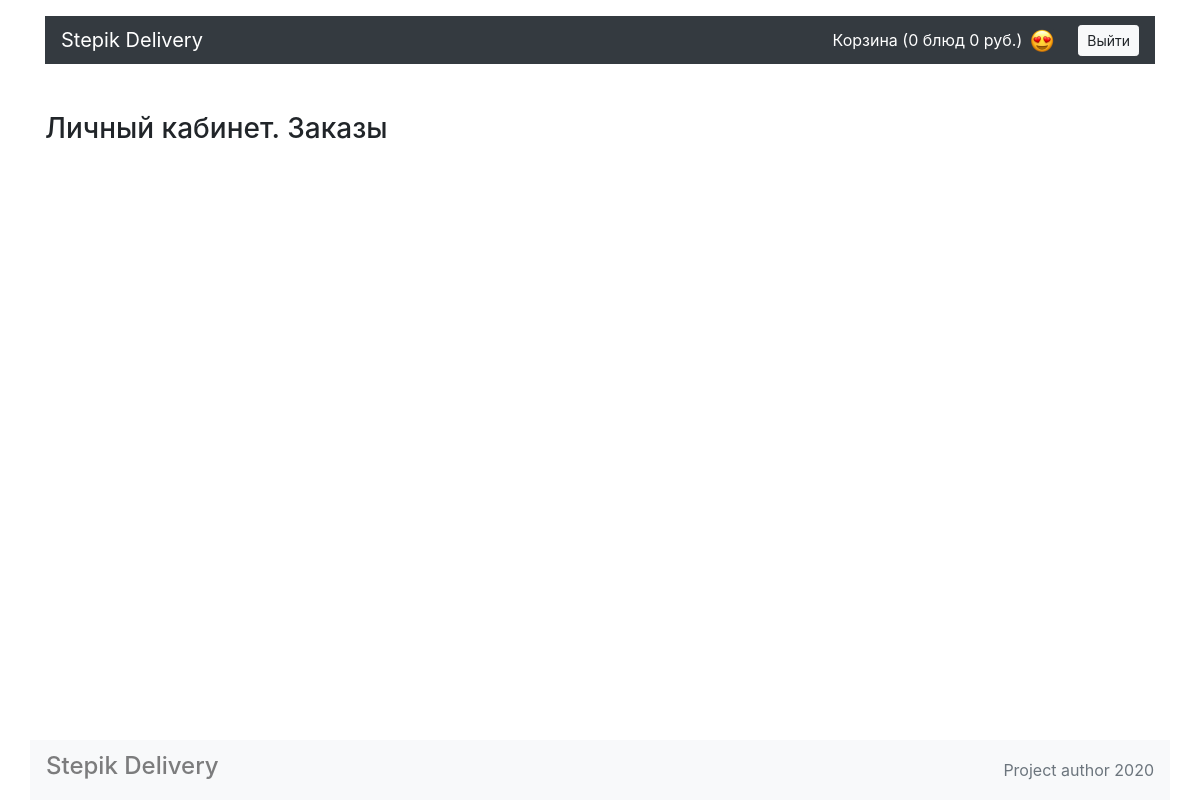
/account/ (signed in), run on an earlier commit of the app's database.
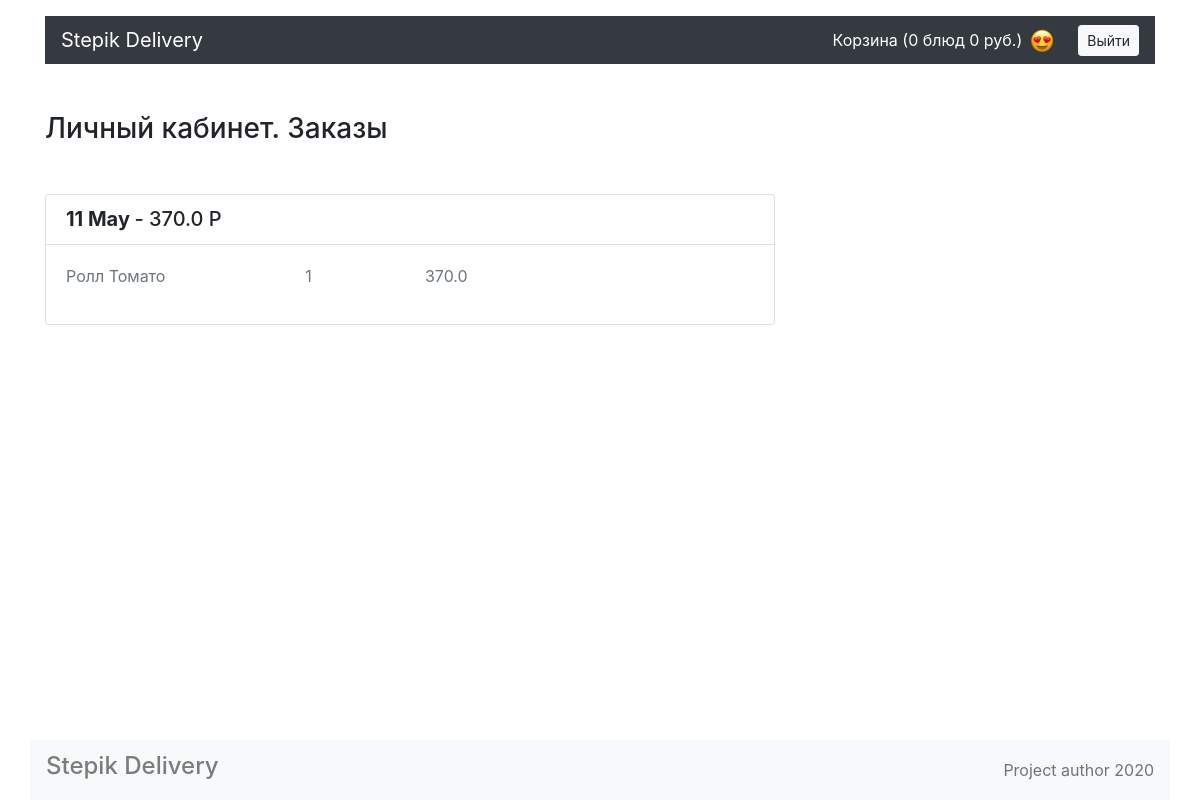
And on a later commit of the database.
### models.py (models this page shows)
class Orders(db.Model):
    __tablename__ = 'orders'
    id = db.Column(db.Integer, primary_key=True)
    date = db.Column(db.DateTime, default=datetime.now(pytz.timezone('Europe/Moscow')))
    amount = db.Column(db.Float())
    status = db.Column(db.String(100))
    phone = db.Column(db.String(15))
    address = db.Column(db.String(255))
    user_id = db.Column(db.Integer, db.ForeignKey('user.id'))
    user = db.relationship('User', back_populates="orders")
    food = db.relationship('Food', secondary=foot_order, back_populates="orders")

class Food(db.Model):
    __tablename__ = 'food'
    id = db.Column(db.Integer, primary_key=True)
    title = db.Column(db.String(255))
    price = db.Column(db.Float())
    description = db.Column(db.Text)
    picture = db.Column(db.String(255))
    category_id = db.Column(db.Integer, db.ForeignKey('category.id'))
    category = db.relationship('Category', back_populates="food")
    orders = db.relationship('Orders', secondary=foot_order, back_populates="food")

### views.py (the view)
@app.route('/account/')
@login_required
def account_view():
    orders = Orders.query.filter(Orders.user_id == current_user.get_id())
    return render_template('delivery/account.html', orders=orders)

### context_processor.py (called while the page is built)
@app.context_processor
def amount_cart():
    foods = Food.query.filter(Food.id.in_(session.get('cart', [])))
    amount = sum(sub.price for sub in foods)
    return dict(foods=foods, amount=amount)

### templatefilter.py (called while the page is built)
@app.template_filter('formatdatetime')
def format_datetime(value, format="%d %b"):
    if value is None:
        return ""
    return value.strftime(format)

@app.template_filter('ru_pluralize')
def ru_pluralize(value, arg="блюдо,блюда,блюд"):
    args = arg.split(",")
    number = abs(int(value))
    arg1 = number % 10
    arg2 = number % 100
    if (arg1 == 1) and (arg2 != 11):
        return args[0]
    elif (arg1 >= 2) and (arg1 <= 4) and ((arg2 < 10) or (arg2 >= 20)):
        return args[1]
    else:
        return args[2]

### views.py (called while the page is built)
@manager.user_loader
def load_user(user_id):
    return User.query.get(user_id)

@app.after_request
def redirect_to_signin(respons):
    if respons.status_code == 401:
        return redirect(url_for('login_view') + '?next=' + request.url)
    return respons

### templates/delivery/account.html
{% extends 'base.html' %}
{% block content %}
  <main class="container">
    <section class="row">
      <div class="col-12 col-lg-8">
        <h1 class="h3 my-5">Личный кабинет. Заказы</h1>
          {% for order in orders %}
        <div class="card mt-4">
          <ul class="list-group list-group-flush">
            <li class="list-group-item">
              <div class="row">
                <div class="col-7 col-lg-9">
                  <span class="h5 font-weight-bold">{{ order.date|formatdatetime }}</span>
                  <span class="h5">- {{ order.amount }} P</span>
                </div>
              </div>
            </li>
            <div class="card-body">
              <div class="row">
                  {% for food in order.food %}
                <p class="col-4 text-muted">{{ food.title }} </p>
                <p class="col-2 text-muted"> 1</p>
                <p class="col-6 text-muted"> {{ food.price }} </p>
                {% endfor %}
              </div>
            </div>
          </ul>
        </div>
          {% endfor %}
      </div>
    </section>
  </main>
{% endblock %}

What changed in the data, as far as the page shows it:
added Orders: date "11 May", amount "370.0"
now on this page (row unchanged): Food: title "Ролл Томато", price "370.0"
